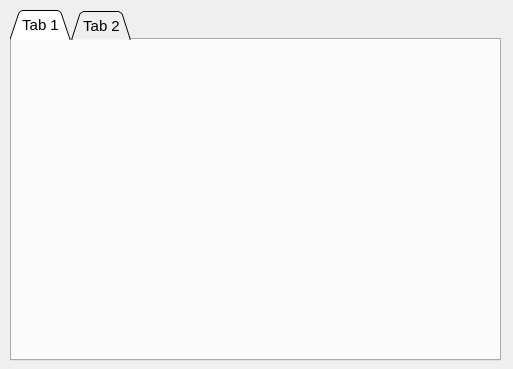
<?xml version="1.0" encoding="UTF-8"?>
<ui version="4.0">
 <class>RA_Activity</class>
 <widget class="QDialog" name="RA_Activity">
  <property name="geometry">
   <rect>
    <x>0</x>
    <y>0</y>
    <width>513</width>
    <height>369</height>
   </rect>
  </property>
  <property name="windowTitle">
   <string>Dialog</string>
  </property>
  <widget class="QWidget" name="gridLayoutWidget">
   <property name="geometry">
    <rect>
     <x>10</x>
     <y>10</y>
     <width>491</width>
     <height>351</height>
    </rect>
   </property>
   <layout class="QGridLayout" name="gridLayout">
    <item row="0" column="0">
     <widget class="QTabWidget" name="tabWidget">
      <property name="font">
       <font>
        <family>Microsoft YaHei UI</family>
        <pointsize>11</pointsize>
       </font>
      </property>
      <property name="contextMenuPolicy">
       <enum>Qt::DefaultContextMenu</enum>
      </property>
      <property name="layoutDirection">
       <enum>Qt::LeftToRight</enum>
      </property>
      <property name="tabPosition">
       <enum>QTabWidget::North</enum>
      </property>
      <property name="tabShape">
       <enum>QTabWidget::Triangular</enum>
      </property>
      <widget class="QWidget" name="tab">
       <attribute name="title">
        <string>Tab 1</string>
       </attribute>
      </widget>
      <widget class="QWidget" name="tab_2">
       <attribute name="title">
        <string>Tab 2</string>
       </attribute>
      </widget>
     </widget>
    </item>
   </layout>
  </widget>
 </widget>
 <resources/>
 <connections/>
</ui>
